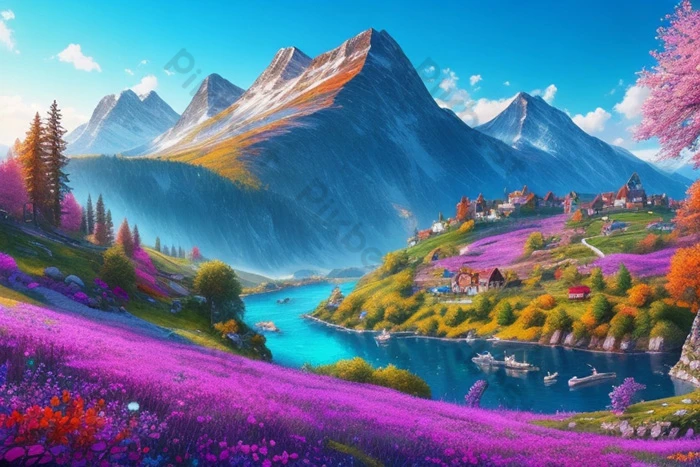
#> input picture img/img.png, 700 x 467 px, found by its file name; its folder holds 4 pictures in this run
$ jupyter execute Exercice.ipynb
#> lines starting #> are read from the running program, lines starting #| are printed output that depends on the picture
[cell 1]
import cv2
import numpy as np
import os
from sklearn.cluster import KMeans
import matplotlib.pyplot as plt

[cell 2]
def dominant_colors(image_path, k=5):
#> called with k = 5
    image = cv2.imread(image_path)
#> image is the input picture: shape (467, 700, 3); mean B, G, R 148.9, 116.6, 95.2
    image = cv2.cvtColor(image, cv2.COLOR_BGR2RGB)
#> call 2 of dominant_colors, with k = 5
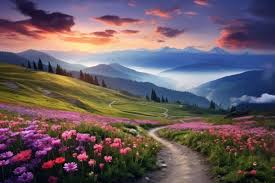
#> input picture img/img_1.png, 275 x 183 px, found by its file name
#> in dominant_colors, image is the input picture: shape (183, 275, 3); mean B, G, R 97.8, 90.2, 104.9
#> call 3 of dominant_colors, with k = 5
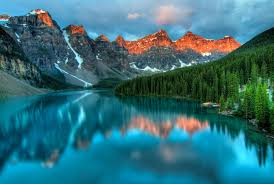
#> input picture img/img_2.png, 274 x 184 px, found by its file name
#> in dominant_colors, image is the input picture: shape (184, 274, 3); mean B, G, R 121.3, 111.5, 52
#> call 4 of dominant_colors, with k = 5
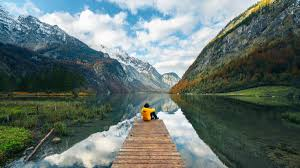
#> input picture img/img_3.png, 300 x 168 px, found by its file name
#> in dominant_colors, image is the input picture: shape (168, 300, 3); mean B, G, R 110.6, 114.9, 100.1

    # Reshape 2D
    pixels = image.reshape(-1, 3)

    # K-means clustering
    kmeans = KMeans(n_clusters=k)
    kmeans.fit(pixels)

    # couleurs dominantes
    colors = kmeans.cluster_centers_
    colors = colors.astype(int)

    return colors

[cell 3]
def color_similarity(colors1, colors2):
    # Calcule la distance euclidienne
    distances = []
    for color1 in colors1:
        for color2 in colors2:
            distance = np.linalg.norm(color1 - color2)
            distances.append(distance)
    return np.mean(distances)

[cell 4]
def plot_colors(colors, title):
    # Afficher les couleurs dominantes
#> called with colors = array of shape (5, 3), title = 'Dominant Colors in img.png'
    plt.figure(figsize=(6, 2))
    plt.title(title)
    plt.axis('off')

    # Créer une image de couleur
    color_img = np.zeros((100, 600, 3), dtype=np.uint8)
    step = color_img.shape[1] // len(colors)

    for i, color in enumerate(colors):
        color_img[:, i * step:(i + 1) * step] = color

    plt.imshow(color_img)
    plt.show()
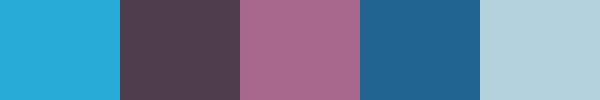
#> shown: shape (100, 600, 3); mean R, G, B 100, 128.8, 159.8

[cell 5]
image_folder = '/Users/marouandgh/IdeaProjects/multi/img'  # Remplacez par le chemin de votre dossier d'images
image_names = os.listdir(image_folder)
image_paths = [os.path.join(image_folder, image_name) for image_name in image_names if image_name.endswith(('.jpg', '.png'))]

dominant_colors_list = [dominant_colors(image_path) for image_path in image_paths]

# Calculer la similarité entre les premières images
similarity_score = color_similarity(dominant_colors_list[0], dominant_colors_list[1])
print(f'Similarity score between {image_names[0]} and {image_names[1]}: {similarity_score}')

# Afficher les couleurs dominantes
plot_colors(dominant_colors_list[0], f'Dominant Colors in {image_names[0]}')
plot_colors(dominant_colors_list[1], f'Dominant Colors in {image_names[1]}')
#> call 2 of plot_colors, with colors = array of shape (5, 3), title = 'Dominant Colors in img_1.png'
#> in plot_colors (call 2), `plt.show()`:
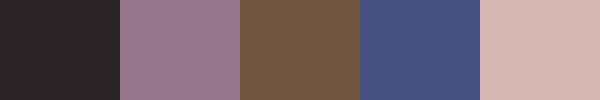
#> shown: shape (100, 600, 3); mean R, G, B 117, 100.8, 108.8
